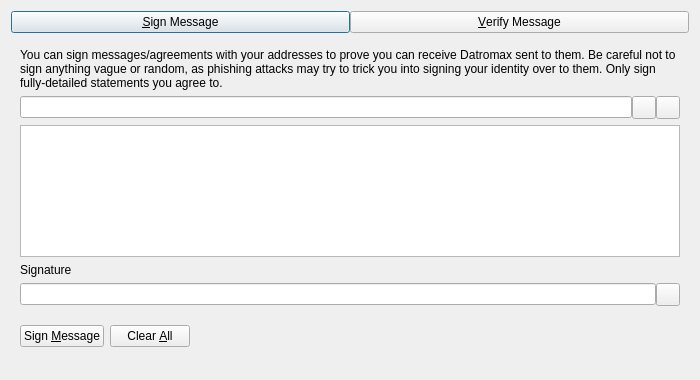
<?xml version="1.0" encoding="UTF-8"?>
<ui version="4.0">
 <class>SignVerifyMessageDialog</class>
 <widget class="QDialog" name="SignVerifyMessageDialog">
  <property name="geometry">
   <rect>
    <x>0</x>
    <y>0</y>
    <width>700</width>
    <height>380</height>
   </rect>
  </property>
  <property name="windowTitle">
   <string>Signatures - Sign / Verify a Message</string>
  </property>
  <property name="modal">
   <bool>true</bool>
  </property>
  <layout class="QVBoxLayout" name="verticalLayout">
   <item>
    <layout class="QHBoxLayout" name="horizontalLayout_Buttons_2">
     <property name="spacing">
      <number>0</number>
     </property>
     <property name="topMargin">
      <number>0</number>
     </property>
     <item>
      <widget class="QPushButton" name="btnSignMessage">
       <property name="text">
        <string>&amp;Sign Message</string>
       </property>
       <property name="checkable">
        <bool>true</bool>
       </property>
      </widget>
     </item>
     <item>
      <widget class="QPushButton" name="btnVerifyMessage">
       <property name="text">
        <string>&amp;Verify Message</string>
       </property>
       <property name="checkable">
        <bool>true</bool>
       </property>
      </widget>
     </item>
    </layout>
   </item>
   <item>
    <widget class="QStackedWidget" name="stackedWidgetSig">
     <property name="minimumSize">
      <size>
       <width>0</width>
       <height>0</height>
      </size>
     </property>
     <property name="currentIndex">
      <number>0</number>
     </property>
     <widget class="QWidget" name="pageSignMessage">
      <layout class="QVBoxLayout" name="verticalLayout_SM">
       <item>
        <widget class="QLabel" name="infoLabel_SM">
         <property name="text">
          <string>You can sign messages/agreements with your addresses to prove you can receive Datromax sent to them. Be careful not to sign anything vague or random, as phishing attacks may try to trick you into signing your identity over to them. Only sign fully-detailed statements you agree to.</string>
         </property>
         <property name="textFormat">
          <enum>Qt::PlainText</enum>
         </property>
         <property name="wordWrap">
          <bool>true</bool>
         </property>
        </widget>
       </item>
       <item>
        <layout class="QHBoxLayout" name="horizontalLayout_1_SM">
         <property name="spacing">
          <number>0</number>
         </property>
         <item>
          <widget class="QValidatedLineEdit" name="addressIn_SM">
           <property name="toolTip">
            <string>The Datromax address to sign the message with</string>
           </property>
          </widget>
         </item>
         <item>
          <widget class="QToolButton" name="addressBookButton_SM">
           <property name="toolTip">
            <string>Choose previously used address</string>
           </property>
           <property name="text">
            <string/>
           </property>
           <property name="shortcut">
            <string>Alt+A</string>
           </property>
          </widget>
         </item>
         <item>
          <widget class="QToolButton" name="pasteButton_SM">
           <property name="toolTip">
            <string>Paste address from clipboard</string>
           </property>
           <property name="text">
            <string/>
           </property>
           <property name="shortcut">
            <string>Alt+P</string>
           </property>
          </widget>
         </item>
        </layout>
       </item>
       <item>
        <widget class="QPlainTextEdit" name="messageIn_SM">
         <property name="toolTip">
          <string>Enter the message you want to sign here</string>
         </property>
        </widget>
       </item>
       <item>
        <widget class="QLabel" name="signatureLabel_SM">
         <property name="text">
          <string>Signature</string>
         </property>
         <property name="textFormat">
          <enum>Qt::PlainText</enum>
         </property>
        </widget>
       </item>
       <item>
        <layout class="QHBoxLayout" name="horizontalLayout_2_SM">
         <property name="spacing">
          <number>0</number>
         </property>
         <item>
          <widget class="QLineEdit" name="signatureOut_SM">
           <property name="readOnly">
            <bool>true</bool>
           </property>
          </widget>
         </item>
         <item>
          <widget class="QToolButton" name="copySignatureButton_SM">
           <property name="toolTip">
            <string>Copy the current signature to the system clipboard</string>
           </property>
           <property name="text">
            <string/>
           </property>
          </widget>
         </item>
        </layout>
       </item>
       <item>
        <layout class="QHBoxLayout" name="horizontalLayout_3_SM">
         <item>
          <widget class="QPushButton" name="signMessageButton_SM">
           <property name="toolTip">
            <string>Sign the message to prove you own this Datromax address</string>
           </property>
           <property name="text">
            <string>Sign &amp;Message</string>
           </property>
           <property name="autoDefault">
            <bool>false</bool>
           </property>
          </widget>
         </item>
         <item>
          <widget class="QPushButton" name="clearButton_SM">
           <property name="toolTip">
            <string>Reset all sign message fields</string>
           </property>
           <property name="text">
            <string>Clear &amp;All</string>
           </property>
           <property name="autoDefault">
            <bool>false</bool>
           </property>
          </widget>
         </item>
         <item>
          <spacer name="horizontalSpacer_1_SM">
           <property name="orientation">
            <enum>Qt::Horizontal</enum>
           </property>
           <property name="sizeHint" stdset="0">
            <size>
             <width>40</width>
             <height>48</height>
            </size>
           </property>
          </spacer>
         </item>
         <item>
          <widget class="QLabel" name="statusLabel_SM">
           <property name="text">
            <string/>
           </property>
           <property name="wordWrap">
            <bool>true</bool>
           </property>
          </widget>
         </item>
         <item>
          <spacer name="horizontalSpacer_2_SM">
           <property name="orientation">
            <enum>Qt::Horizontal</enum>
           </property>
           <property name="sizeHint" stdset="0">
            <size>
             <width>40</width>
             <height>48</height>
            </size>
           </property>
          </spacer>
         </item>
        </layout>
       </item>
      </layout>
     </widget>
     <widget class="QWidget" name="pageVerifyMessage">
      <layout class="QVBoxLayout" name="verticalLayout_VM">
       <item>
        <widget class="QLabel" name="infoLabel_VM">
         <property name="text">
          <string>Enter the receiver's address, message (ensure you copy line breaks, spaces, tabs, etc. exactly) and signature below to verify the message. Be careful not to read more into the signature than what is in the signed message itself, to avoid being tricked by a man-in-the-middle attack. Note that this only proves the signing party receives with the address, it cannot prove sendership of any transaction!</string>
         </property>
         <property name="textFormat">
          <enum>Qt::PlainText</enum>
         </property>
         <property name="alignment">
          <set>Qt::AlignLeading|Qt::AlignLeft|Qt::AlignTop</set>
         </property>
         <property name="wordWrap">
          <bool>true</bool>
         </property>
        </widget>
       </item>
       <item>
        <layout class="QHBoxLayout" name="horizontalLayout_1_VM">
         <property name="spacing">
          <number>0</number>
         </property>
         <item>
          <widget class="QValidatedLineEdit" name="addressIn_VM">
           <property name="toolTip">
            <string>The Datromax address the message was signed with</string>
           </property>
          </widget>
         </item>
         <item>
          <widget class="QToolButton" name="addressBookButton_VM">
           <property name="toolTip">
            <string>Choose previously used address</string>
           </property>
           <property name="text">
            <string/>
           </property>
           <property name="shortcut">
            <string>Alt+A</string>
           </property>
          </widget>
         </item>
        </layout>
       </item>
       <item>
        <widget class="QPlainTextEdit" name="messageIn_VM"/>
       </item>
       <item>
        <widget class="QValidatedLineEdit" name="signatureIn_VM"/>
       </item>
       <item>
        <layout class="QHBoxLayout" name="horizontalLayout_2_VM">
         <item>
          <widget class="QPushButton" name="verifyMessageButton_VM">
           <property name="toolTip">
            <string>Verify the message to ensure it was signed with the specified Datromax address</string>
           </property>
           <property name="text">
            <string>Verify &amp;Message</string>
           </property>
           <property name="autoDefault">
            <bool>false</bool>
           </property>
          </widget>
         </item>
         <item>
          <widget class="QPushButton" name="clearButton_VM">
           <property name="toolTip">
            <string>Reset all verify message fields</string>
           </property>
           <property name="text">
            <string>Clear &amp;All</string>
           </property>
           <property name="autoDefault">
            <bool>false</bool>
           </property>
          </widget>
         </item>
         <item>
          <spacer name="horizontalSpacer_1_VM">
           <property name="orientation">
            <enum>Qt::Horizontal</enum>
           </property>
           <property name="sizeHint" stdset="0">
            <size>
             <width>40</width>
             <height>48</height>
            </size>
           </property>
          </spacer>
         </item>
         <item>
          <widget class="QLabel" name="statusLabel_VM">
           <property name="text">
            <string/>
           </property>
           <property name="wordWrap">
            <bool>true</bool>
           </property>
          </widget>
         </item>
         <item>
          <spacer name="horizontalSpacer_2_VM">
           <property name="orientation">
            <enum>Qt::Horizontal</enum>
           </property>
           <property name="sizeHint" stdset="0">
            <size>
             <width>40</width>
             <height>48</height>
            </size>
           </property>
          </spacer>
         </item>
        </layout>
       </item>
      </layout>
     </widget>
    </widget>
   </item>
  </layout>
 </widget>
 <customwidgets>
  <customwidget>
   <class>QValidatedLineEdit</class>
   <extends>QLineEdit</extends>
   <header>qt/qvalidatedlineedit.h</header>
  </customwidget>
 </customwidgets>
 <resources>
  <include location="../datromax.qrc"/>
 </resources>
 <connections/>
</ui>
